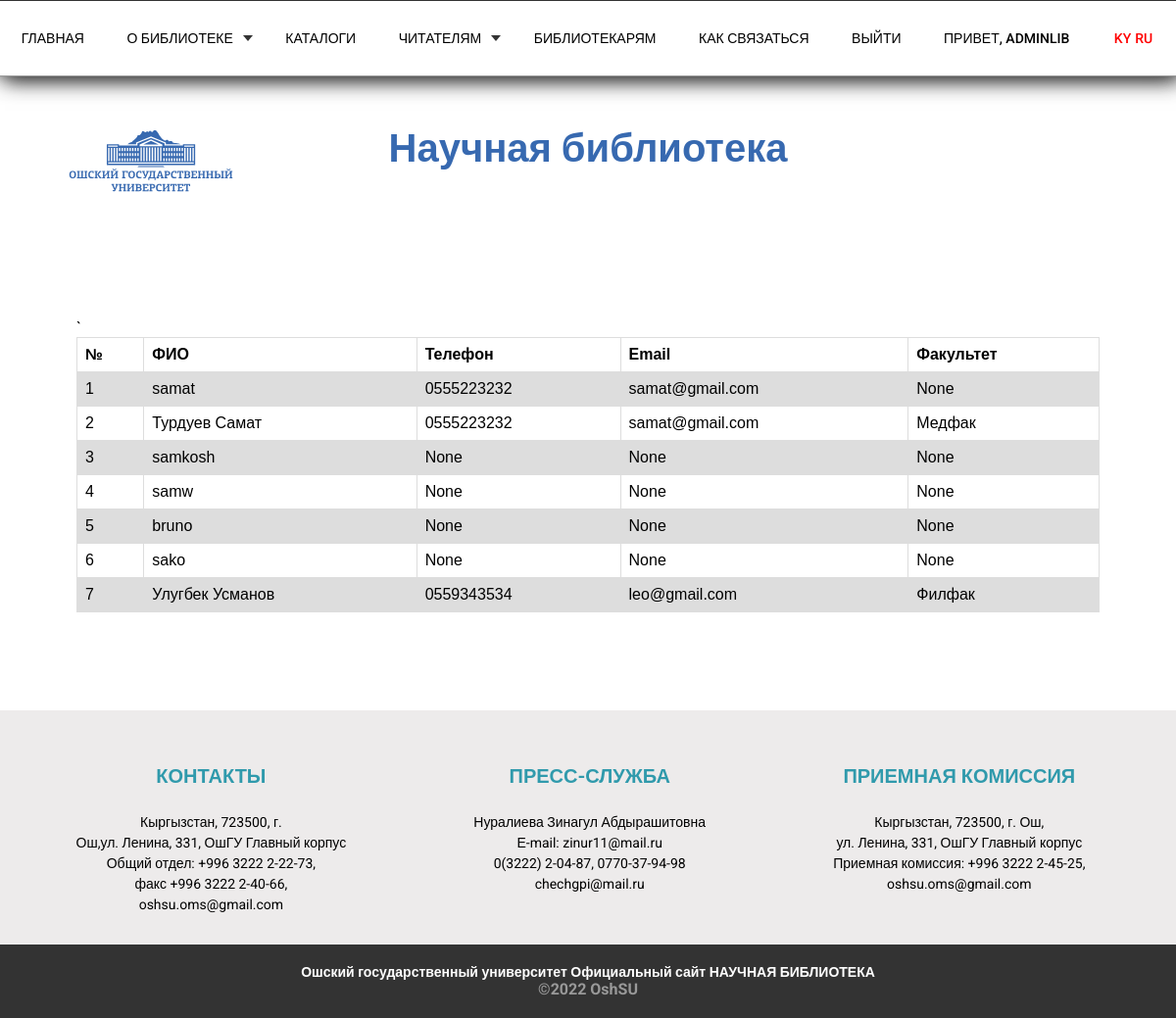
Before: /libraries/infoLib (signed in) with the older database file.
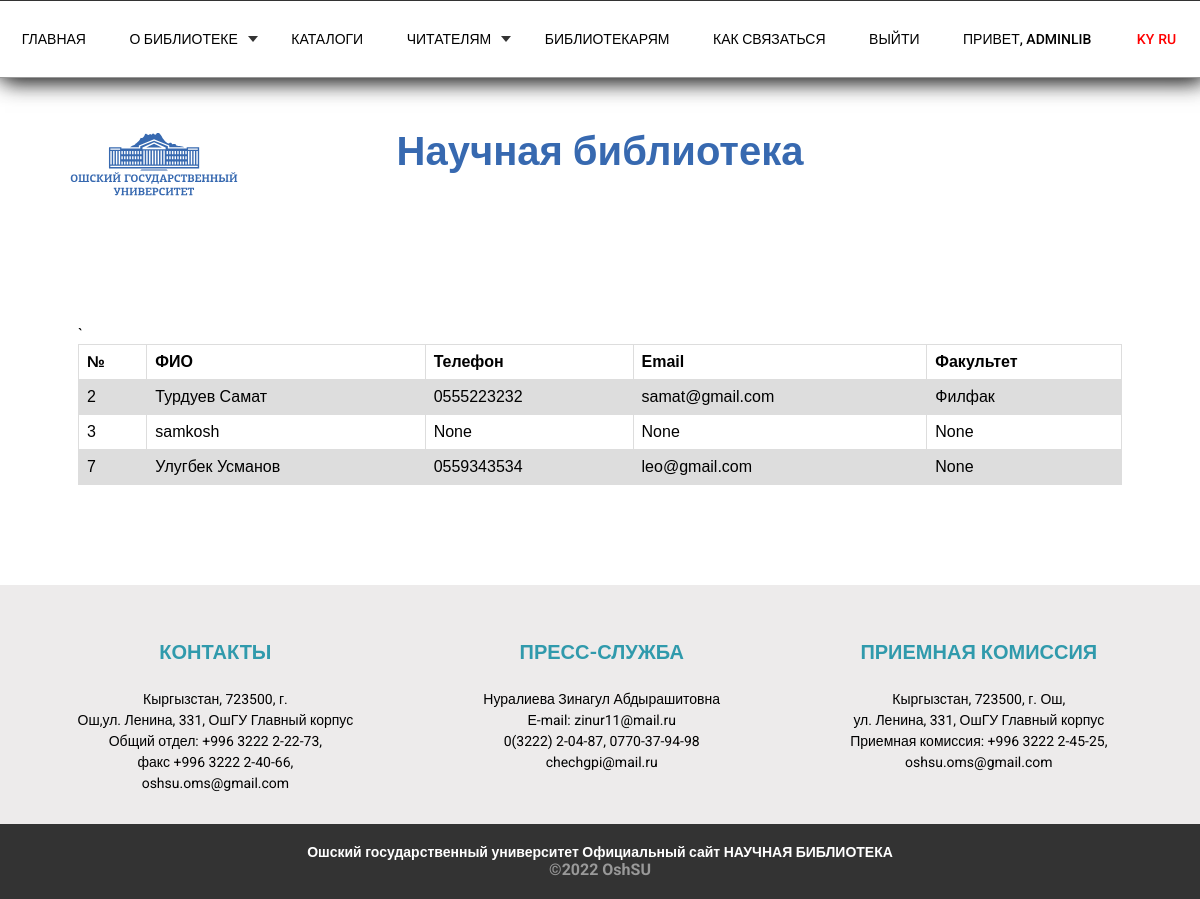
After: the same page with the newer database file.
### libraries/models.py (models this page shows, shortened)
class Customer(models.Model):
    user = models.OneToOneField(User, null=True, blank=True, on_delete=models.CASCADE)
    name = models.CharField(max_length=200, null=True)
    phone = models.CharField(max_length=200, null=True, blank=True)
    email = models.CharField(max_length=200, null=True, blank=True)
    profile_pic = models.ImageField(null=True, blank=True, upload_to='profiles/', default="/profiles/user-default.png")
    faculty = models.ForeignKey(Faculty, on_delete=models.CASCADE, blank=True, null=True)
    date_created = models.DateTimeField(auto_now_add=True, null=True)
    class Meta:
        verbose_name = "Библотекар"
        verbose_name_plural = "Библотекар"

class Faculty(models.Model):
    name = models.CharField(max_length=255)
    def __str__(self):
        return self.name
    class Meta:
        verbose_name = "Факультет"
        verbose_name_plural = "Факультет"

### libraries/decorators.py (the view)
    def wrapper_function(request, *args, **kwargs):
        group = None
        if request.user.groups.exists():
            group = request.user.groups.all()[0].name
        if group == 'customer':
            return redirect('forLibrarists')
        if group == 'admin':
            return view_func(request, *args, **kwargs)

### libraries/views.py (called while the page is built)
@login_required(login_url='login')
@admin_only
def infoLib(request):
    customers = Customer.objects.all()
    return render(request, 'infoLib.html', {'customers': customers})

### libraries/templates/infoLib.html
{% extends 'index.html' %}
{% load static %}
{% block content %}
{% include 'header.html' %}
<link rel="stylesheet" href="{% static 'css/secondStyle.css' %}">
<div class="sec-container">
		<div class="info_lib">
			<table>
				<tr>
				  <th>№</th>
				  <th>ФИО</th>
				  <th>Телефон</th>`
				  <th>Email</th>
				  <th>Факультет</th>
				</tr>
				{% for customer in customers %}
				<tr>
				  <td>{{customer.id}}</td>
				  <td>{{customer.name}}</td>
				  <td>{{customer.phone}}</td>
				  <td>{{customer.email}}</td>
				  <td>{{customer.faculty}}</td>
				</tr>
				{% endfor %}
			  </table>
		</div>
</div>
{% include 'footer.html' %}
{% endblock %}

### templates/index.html (shortened to what this page needs)
{% load static %}
<html lang="en">
<head>
	<link rel="stylesheet" href="https://cdn.jsdelivr.net/npm/bootstrap-icons@1.8.1/font/bootstrap-icons.css">
	<link rel="stylesheet" href="{% static 'css/slick.css' %}">
	<link rel="stylesheet" href="{% static 'css/slick-theme.css' %}">
</head>
<body>
	{% block content %}
	{% endblock %}
</body>
</html>

### home/templates/header.html (shortened to what this page needs)
	{% load static %}
	{% load i18n %}
<nav class="nav" id="nav">
	<ul class="navbar menu__box" id="menu">
		<li>
			<div class="select">
			<a class="navbar_title" data-scroll="home" href="{% url 'home' %}" >{% trans 'Главная' %}</a>
		</div>
		</li>
		<li>
			<div class="select">
				<a class="navbar_title" data-scroll="about_us" href="{% url 'about' %}" >{% trans 'О библиотеке' %}</a>
					<div class="caret"></div>
			</div>
		</li>
		<li>
			<div class="select">
			<a class="navbar_title" href="{% url 'catalogs' %}">{% trans 'Каталоги' %}</a>
			</div>
		</li>
		<li>
			<div class="select">
				<a class="navbar_title" href="{% url 'readers' %}">{% trans 'Читателям' %}</a>
					<div class="caret"></div>
			</div>
		</li>
		 <li>
			<div class="select">
			<a class="navbar_title" href="{% url 'forLibrarists' %}">{% trans 'Библиотекарям' %}</a>
		</div>
		</li>
		<li>
			<div class="select">
			<a class="navbar_title" href="{% url 'contact' %}">{% trans 'Как связаться' %}</a>
			</div>
		</li>
		{% if user.is_staff %}
		<li>
			<div class="select">
			<a class="navbar_title" href="{% url 'logout' %}">Выйти</a>
			</div>
		</li>
		{% endif %}
		{% if user.is_authenticated %}
		<li>
			<div class="select">
			<p class="navbar_title">{% trans 'Привет' %}, {{request.user|title}}</p>
			</div>
		</li>
		{% endif %}
		<li>
			<div class="select">
				<div class="navbar_title">
					{% get_current_language as CURRENT_LANGUAGE %}
					{% get_available_languages as AVAILABLE_LANGUAGES %}
					{% get_language_info_list for AVAILABLE_LANGUAGES as languages %}
					<div class="languages">
					  <ul class="languages">
						{% for language in languages %}
						  <li>
							<a href="/{{ language.code }}/"
							  {% if language.code == CURRENT_LANGUAGE %} class="active"{% endif %}>
							  {{ language.code }}
							</a>
						  </li>
						{% endfor %}
					  </ul>
					</div>
				</div>
			</div>
		</li>
	</ul>
</nav>
	<header class="header">
		<div class="nav_logo">
			<div class="nav_box">
				<div class="nav_item"><a href="{% url 'home' %}">
					<img class="logo" src="{% static 'img/logo_ru.svg' %}" alt="">
				</a>
				</div>
				<div class="nav_item">
					<h1 class="nav_title"><a href="{% url 'home' %}">{% trans 'Научная библиотека' %}</a></h1>
				</div>
			</div>
		</div>
	</header>

### home/templates/footer.html
{% load static %}
{% load i18n %}
	<footer class="footer">
		<div class="footer_item">
			<div class="footer_box">
				<h1 class="footer_title">Контакты</h1>
				<p class="footer_text">Кыргызстан, 723500, г. <br> Ош,ул. Ленина, 331, ОшГУ Главный корпус <br> Общий
					отдел: +996 3222 2-22-73, <br> факс +996 3222 2-40-66, <br> oshsu.oms@gmail.com</p>
			</div>
			<div class="footer_box">
				<h1 class="footer_title">Пресс-служба</h1>
				<p class="footer_text">Нуралиева Зинагул Абдырашитовна <br> Е-mail: zinur11@mail.ru <br> 0(3222)
					2-04-87, 0770-37-94-98 <br> chechgpi@mail.ru</p>
			</div>
			<div class="footer_box">
				<h1 class="footer_title">Приемная комиссия</h1>
				<p class="footer_text">Кыргызстан, 723500, г. Ош, <br> ул. Ленина, 331, ОшГУ Главный корпус <br>
					Приемная комиссия: +996 3222 2-45-25, <br> oshsu.oms@gmail.com</p>
			</div>
		</div>
	</footer>
	<div class="copyright">
		<div class="container">
			<h3 class="copyright_title">Ошский государственный университет Официальный сайт
				НАУЧНАЯ БИБЛИОТЕКА</h3>
			<h4 class="copyright_text">©2022 OshSU</h4>
		</div>
	</div>

### static/css/secondStyle.css (style rules this page uses)
.languages { display:flex; flex-wrap:wrap; }
.languages li a { margin: 0 2px !important; text-decoration: none; color: red; }
body { font-family: "Roboto", sans-serif; }
* { margin: 0; padding: 0; box-sizing: border-box; }
.container { width: 85%; margin: 0 auto; }
.nav_logo { display: flex; justify-content: space-between; padding-bottom: 10px; }
.nav_box { width: 100%; padding: 30px; }
.nav_item { position: relative; text-align: center; color: #3769B0; }
.logo { position: absolute; top: 0; left: 8%; z-index: 1; width: 240px; }
.nav_title { font-size: 54px; padding-bottom: 10px; }
.nav_title a { text-decoration: none; color: #3769B0; }
.nav { display: flex; justify-content: space-around; padding: 0 0 20px; align-items: center; }
.navbar { transition: 0.4s linear; display: flex; justify-content: space-around; width: 100%; box-shadow: -5px -5px 20px #333, 5px 5px 20px #333; border-top: 1px solid #333; border-bottom: 1px solid #999; }
.navbar li { list-style: none; }
.navbar_title { padding: 30px 10px 30px 10px; color: #000; text-decoration: none; text-transform: uppercase; font-weight: 500; transition: 0.2s linear; position: relative; }
.select { position: bottom; align-items: center; text-align: center; color: #fff; display: flex; justify-content: space-between; cursor: pointer; }
.caret { width: 0; height: 0; border-left: 5px solid transparent; border-right: 5px solid transparent; border-top: 6px solid #333; transition: 0.3s; }
.footer { padding: 20px; width: 100%; background-color: #EDEBEB; }
.footer_item { text-align: center; display: flex; justify-content: space-around; }
.footer_box { margin-top: 20px; margin-right: 15px; }
.footer_title { color: #309AAC; font-size: 24px; text-transform: uppercase; padding: 15px; }
.footer_text { padding: 10px; font-size: 16px; line-height: 1.5em; }
.copyright { background-color: #333; text-align: center; padding: 20px; }
.copyright_title { color: #fff; font-size: 14px; }
.copyright_text { color: #999; font-size: 16px; }
.sec-container { width: 87%; margin: 0 auto; }
.info_lib { margin: 100px 0; width: 100%; }
.info_lib table { font-family: arial, sans-serif; border-collapse: collapse; width: 100%; }
.info_lib td, .info_lib th { border: 1px solid #dddddd; text-align: left; padding: 8px; }
.info_lib tr:nth-child(even) { background-color: #dddddd; }
@media (max-width: 1450px) { .logo { left: 5%; width: 220px; } }
@media (max-width: 1200px) { .container { width: 80%; } }
@media (max-width: 1200px) { .nav_title { font-size: 40px; } }
@media (max-width: 1200px) { .logo { left: 3%; width: 180px; } }
@media (max-width: 1200px) { .navbar_title, .news_text-home, .news_index-home { font-size: 14px; } }
@media (max-width: 1200px) { .footer_title { font-size: 20px; } }
@media (max-width: 1200px) { .footer_text { font-size: 14px; } }

Changed rows visible on the page:
removed Customer: id "1", name "samat", phone "0555223232", email "samat@gmail.com", faculty "None"
removed Customer: id "4", name "samw", phone "None", email "None", faculty "None"
removed Customer: id "5", name "bruno", phone "None", email "None", faculty "None"
removed Customer: id "6", name "sako", phone "None", email "None", faculty "None"
changed Customer "Турдуев Самат": faculty "Медфак" → "Филфак"
changed Customer "Улугбек Усманов": faculty "Филфак" → "None"
